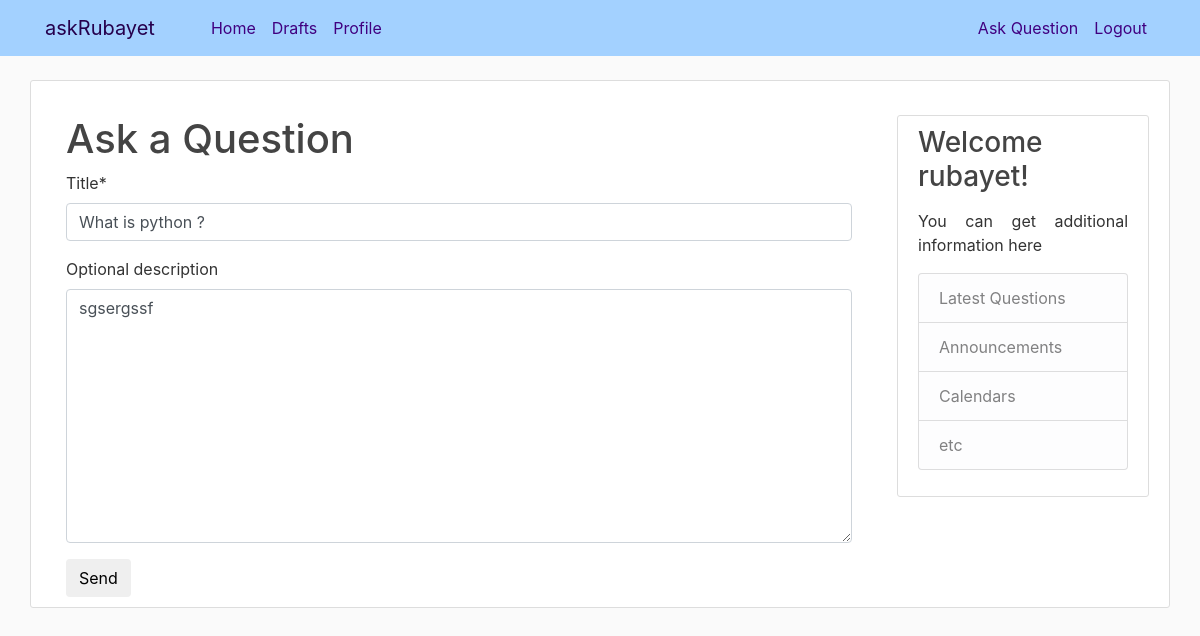
Page /question/1/edit/ (signed in) on the earlier database version.
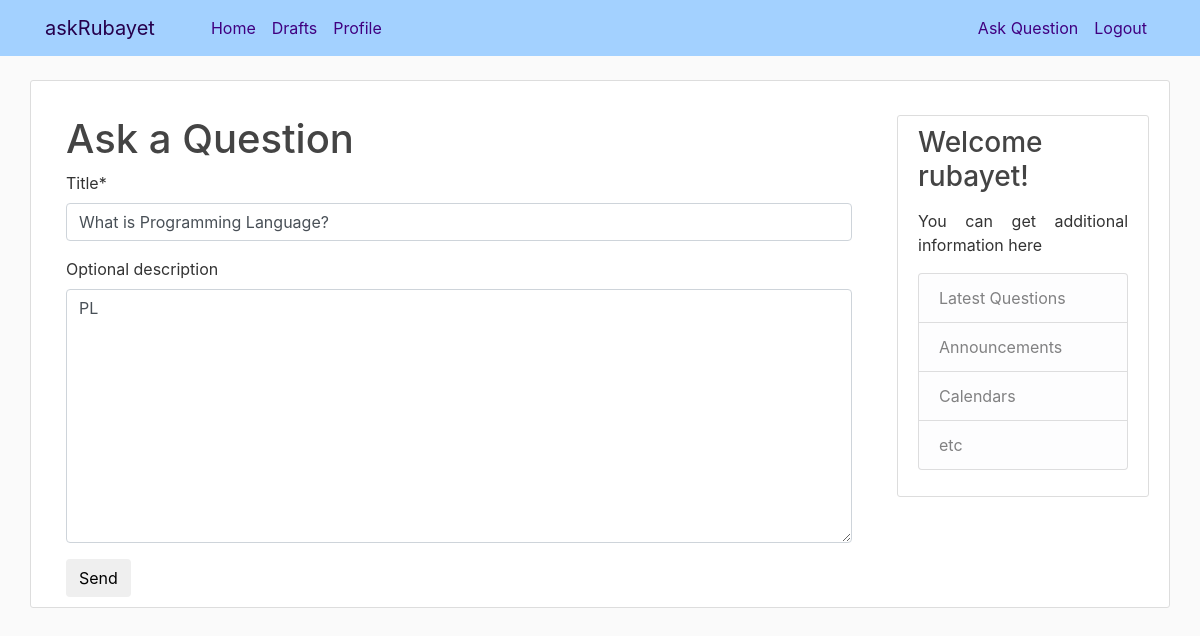
Same page on the later database version.
### ask/models.py (models this page shows, shortened)
class Question(models.Model):
    author                  = models.ForeignKey(settings.AUTH_USER_MODEL, on_delete=models.CASCADE)
    title                   = models.CharField(max_length=300)
    optional_description    = models.TextField(blank=True, null=True)
    created_date            = models.DateTimeField(default=timezone.now)
    published_date          = models.DateTimeField(blank=True, null=True)

### ask/views.py (the view)
# urls.py: path('question/<int:pk>/edit/', views.ques_edit, name = 'ques_edit'),
@login_required
def ques_edit(request, pk):
    que = get_object_or_404(Question, pk=pk)
    if request.method == 'POST':
        form = QuesForm(request.POST, instance=que)
        if form.is_valid():
            que = form.save(commit=False)
            que.author = request.user
            que.save()
            return redirect('ques_detail', pk=que.pk)
    else:
        form = QuesForm(instance=que)
    return render(request, 'ask/ques_edit.html', {'form': form})

### ask/forms.py
class QuesForm(forms.ModelForm):
    class Meta:
        model = Question
        fields = ('title', 'optional_description',)

### ask/templates/ask/ques_edit.html
{% extends "ask/base.html" %}
{% load crispy_forms_tags %}
{% block content %}
<div class="container">
  <h1>Ask a Question</h1>
  <form method="POST" class="ques-form">{% csrf_token %}
    {{ form|crispy }}
    <button type="submit" class="save btn btn-default">Send</button>
  </form>
</div>
{% endblock content %}

Differences in the rows shown:
changed Question: title "What is python ?" → "What is Programming Language?"; optional_description "sgsergssf" → "PL"
